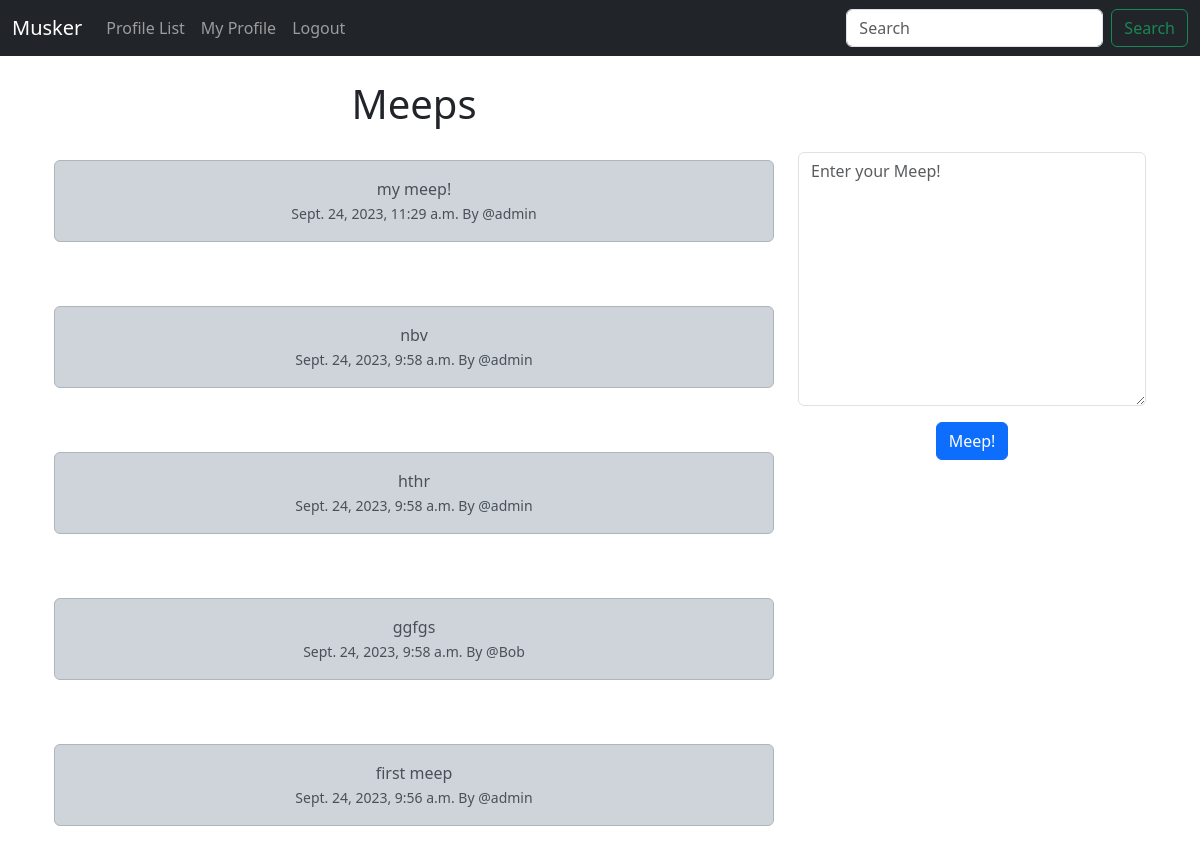
The app's page / (signed in) with its own data.
### musker/models.py (models this page shows, shortened)
class Meep(models.Model):
    user = models.ForeignKey(
        User, related_name="meeps",
        on_delete=models.DO_NOTHING
        )
    body = models.CharField(max_length=300)
    created_at = models.DateTimeField(auto_now_add=True)

### musker/views.py (the view, shortened to what this page needs)
# urls.py: path('', views.home, name="home"),
def home(request):
    if request.user.is_authenticated:
        form = MeepForm(request.POST or None)
        meeps = Meep.objects.all().order_by("-created_at")
        return render(request, 'home.html', {"meeps":meeps, "form":form})
    else:
        meeps = Meep.objects.all().order_by("-created_at")
        return render(request, 'home.html', {"meeps":meeps})

### musker/forms.py
class MeepForm(forms.ModelForm):
    body = forms.CharField(required=True,
        widget=forms.widgets.Textarea(
            attrs={
            "placeholder": "Enter your Meep!",
            "class":"form-control",
            }
            ),
            label="",
        )
    class Meta:
        model = Meep
        exclude = ("user",)

### musker/templates/home.html (shortened to what this page needs)
{% extends 'base.html' %}
{% block content %}
<div class="container text-center">
    <div class="row">
        <div class="col-8">
    <h1>Meeps</h1>
<br/>
    {% for meep in meeps %}
    <div class="alert alert-dark" role="alert">
        {{ meep.body }}
        <br/>
        <small>
            {{ meep.created_at }} By @{{ meep.user.username }}
        </small>
      </div>
    <br><br/>
    {% endfor %}
</div>
<div class="col-4">
    <br/><br/><br/>
{% if form %}
    <form method=POST>
        {{ form.as_p }}
        <button type="submit" class="btn btn-primary">Meep!</button>
      </form>
{% endif %}
</div>
{% endblock %}

### records on screen
Meep: body "my meep!", created_at "Sept. 24, 2023, 11:29 a.m.", user.username "admin"
Meep: body "nbv", created_at "Sept. 24, 2023, 9:58 a.m.", user.username "admin"
Meep: body "hthr", created_at "Sept. 24, 2023, 9:58 a.m.", user.username "admin"
Meep: body "ggfgs", created_at "Sept. 24, 2023, 9:58 a.m.", user.username "Bob"
Meep: body "first meep", created_at "Sept. 24, 2023, 9:56 a.m.", user.username "admin"
